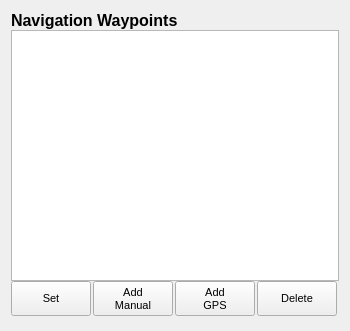
         <widget class="QWidget" name="layoutWidget_8">
          <property name="geometry">
           <rect>
            <x>1200</x>
            <y>720</y>
            <width>350</width>
            <height>331</height>
           </rect>
          </property>
          <layout class="QVBoxLayout" name="verticalLayout_278">
           <property name="spacing">
            <number>0</number>
           </property>
           <item>
            <widget class="QLabel" name="label_352">
             <property name="font">
              <font>
               <pointsize>12</pointsize>
               <weight>75</weight>
               <bold>true</bold>
              </font>
             </property>
             <property name="text">
              <string>Navigation Waypoints</string>
             </property>
            </widget>
           </item>
           <item>
            <widget class="QTableWidget" name="navigation_waypoints_table_widget_3">
             <property name="sizePolicy">
              <sizepolicy hsizetype="Expanding" vsizetype="Expanding">
               <horstretch>0</horstretch>
               <verstretch>0</verstretch>
              </sizepolicy>
             </property>
             <property name="minimumSize">
              <size>
               <width>0</width>
               <height>0</height>
              </size>
             </property>
             <property name="maximumSize">
              <size>
               <width>16777215</width>
               <height>9999999</height>
              </size>
             </property>
             <property name="styleSheet">
              <string notr="true"/>
             </property>
             <property name="horizontalScrollBarPolicy">
              <enum>Qt::ScrollBarAlwaysOff</enum>
             </property>
             <property name="alternatingRowColors">
              <bool>false</bool>
             </property>
             <property name="selectionMode">
              <enum>QAbstractItemView::ExtendedSelection</enum>
             </property>
             <property name="selectionBehavior">
              <enum>QAbstractItemView::SelectRows</enum>
             </property>
             <property name="cornerButtonEnabled">
              <bool>false</bool>
             </property>
             <attribute name="horizontalHeaderVisible">
              <bool>false</bool>
             </attribute>
             <attribute name="horizontalHeaderCascadingSectionResizes">
              <bool>false</bool>
             </attribute>
             <attribute name="horizontalHeaderDefaultSectionSize">
              <number>59</number>
             </attribute>
             <attribute name="horizontalHeaderMinimumSectionSize">
              <number>53</number>
             </attribute>
             <attribute name="verticalHeaderVisible">
              <bool>false</bool>
             </attribute>
             <attribute name="verticalHeaderCascadingSectionResizes">
              <bool>false</bool>
             </attribute>
             <attribute name="verticalHeaderDefaultSectionSize">
              <number>30</number>
             </attribute>
             <column>
              <property name="text">
               <string>#</string>
              </property>
             </column>
             <column>
              <property name="text">
               <string>Lat</string>
              </property>
             </column>
             <column>
              <property name="text">
               <string>Lon</string>
              </property>
             </column>
             <column>
              <property name="text">
               <string>Color</string>
              </property>
             </column>
            </widget>
           </item>
           <item>
            <layout class="QHBoxLayout" name="horizontalLayout_111">
             <property name="spacing">
              <number>2</number>
             </property>
             <property name="bottomMargin">
              <number>4</number>
             </property>
             <item>
              <widget class="QPushButton" name="navigation_waypoints_set_button_3">
               <property name="sizePolicy">
                <sizepolicy hsizetype="Fixed" vsizetype="Fixed">
                 <horstretch>0</horstretch>
                 <verstretch>0</verstretch>
                </sizepolicy>
               </property>
               <property name="minimumSize">
                <size>
                 <width>65</width>
                 <height>35</height>
                </size>
               </property>
               <property name="font">
                <font>
                 <pointsize>8</pointsize>
                </font>
               </property>
               <property name="styleSheet">
                <string notr="true"/>
               </property>
               <property name="text">
                <string>Set</string>
               </property>
              </widget>
             </item>
             <item>
              <widget class="QPushButton" name="navigation_waypoints_add_manual_button_3">
               <property name="sizePolicy">
                <sizepolicy hsizetype="Fixed" vsizetype="Fixed">
                 <horstretch>0</horstretch>
                 <verstretch>0</verstretch>
                </sizepolicy>
               </property>
               <property name="minimumSize">
                <size>
                 <width>65</width>
                 <height>35</height>
                </size>
               </property>
               <property name="font">
                <font>
                 <pointsize>8</pointsize>
                </font>
               </property>
               <property name="styleSheet">
                <string notr="true"/>
               </property>
               <property name="text">
                <string>Add
Manual</string>
               </property>
              </widget>
             </item>
             <item>
              <widget class="QPushButton" name="navigation_waypoints_add_gps_button_3">
               <property name="sizePolicy">
                <sizepolicy hsizetype="Fixed" vsizetype="Fixed">
                 <horstretch>0</horstretch>
                 <verstretch>0</verstretch>
                </sizepolicy>
               </property>
               <property name="minimumSize">
                <size>
                 <width>65</width>
                 <height>35</height>
                </size>
               </property>
               <property name="font">
                <font>
                 <pointsize>8</pointsize>
                </font>
               </property>
               <property name="styleSheet">
                <string notr="true"/>
               </property>
               <property name="text">
                <string>Add
GPS</string>
               </property>
              </widget>
             </item>
             <item>
              <widget class="QPushButton" name="navigation_waypoints_delete_button_3">
               <property name="sizePolicy">
                <sizepolicy hsizetype="Fixed" vsizetype="Fixed">
                 <horstretch>0</horstretch>
                 <verstretch>0</verstretch>
                </sizepolicy>
               </property>
               <property name="minimumSize">
                <size>
                 <width>65</width>
                 <height>35</height>
                </size>
               </property>
               <property name="font">
                <font>
                 <pointsize>8</pointsize>
                </font>
               </property>
               <property name="styleSheet">
                <string notr="true"/>
               </property>
               <property name="text">
                <string>Delete</string>
               </property>
              </widget>
             </item>
            </layout>
           </item>
          </layout>
         </widget>
